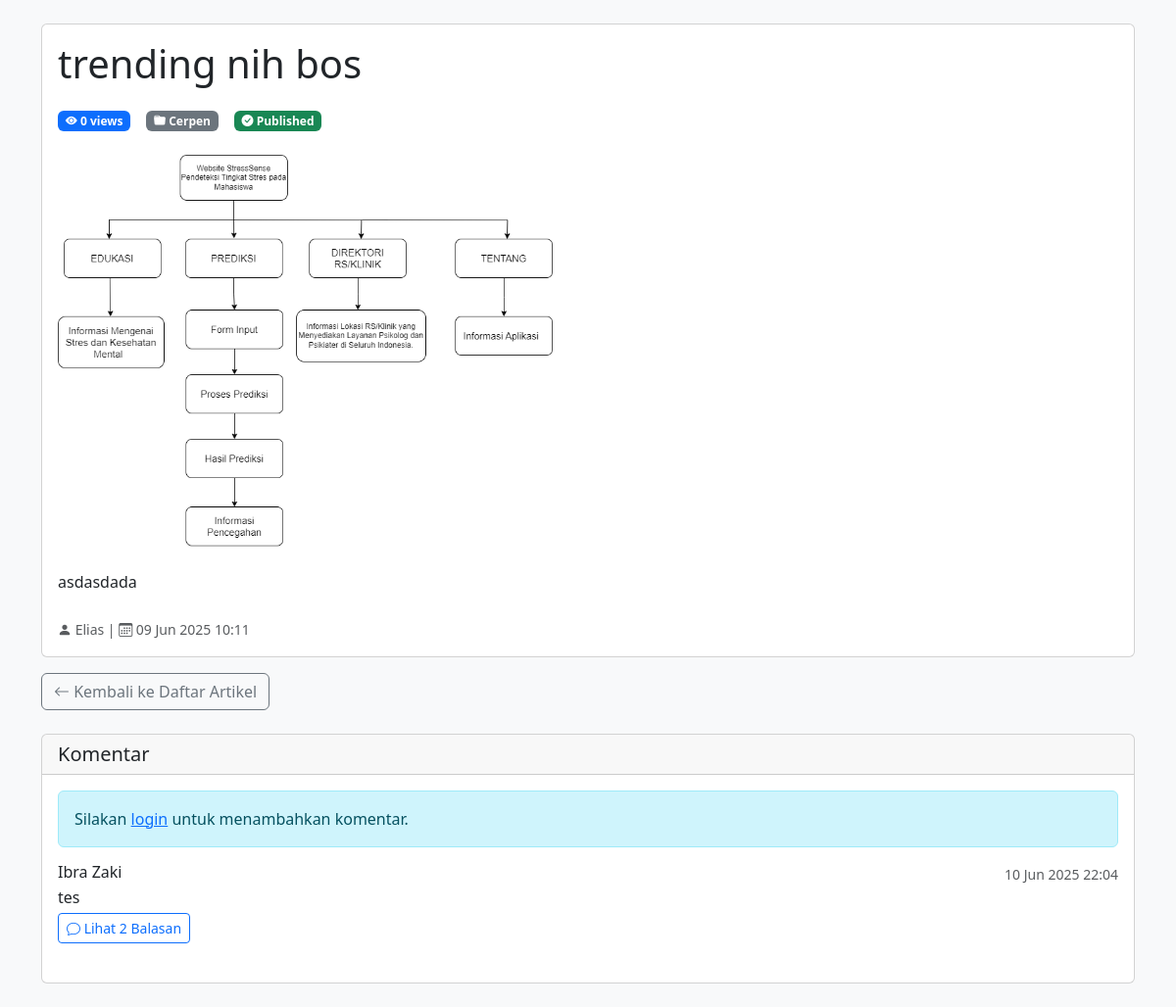
/bloging/view_detail.php?id=41 (signed in), run on the app's committed database.
### tables this page shows
CREATE TABLE IF NOT EXISTS `blogs` (
  `id` int NOT NULL AUTO_INCREMENT,
  `title` varchar(255) NOT NULL,
  `content` text NOT NULL,
  `image` varchar(255) DEFAULT NULL,
  `created_at` timestamp NULL DEFAULT CURRENT_TIMESTAMP,
  `category_id` int DEFAULT NULL,
  `author_id` int DEFAULT NULL,
  `author_type` enum('admin','user') DEFAULT NULL,
  `status` enum('draft','published') DEFAULT 'draft',
  `views` int NOT NULL DEFAULT '0',
  PRIMARY KEY (`id`)
);

CREATE TABLE IF NOT EXISTS `category` (
  `id` int NOT NULL AUTO_INCREMENT,
  `category` varchar(127) NOT NULL,
  `parent_id` int DEFAULT NULL,
  PRIMARY KEY (`id`),
  KEY `parent_id` (`parent_id`)
);

CREATE TABLE IF NOT EXISTS `comment` (
  `comment_id` int NOT NULL AUTO_INCREMENT,
  `comment` text NOT NULL,
  `user_id` int NOT NULL,
  `blog_id` int NOT NULL,
  `parent_id` int DEFAULT NULL,
  `status` enum('active','deleted') NOT NULL DEFAULT 'active',
  `created_at` datetime NOT NULL DEFAULT CURRENT_TIMESTAMP,
  `updated_at` datetime DEFAULT NULL ON UPDATE CURRENT_TIMESTAMP,
  PRIMARY KEY (`comment_id`),
  KEY `blog_id` (`blog_id`),
  KEY `user_id` (`user_id`),
  KEY `parent_id` (`parent_id`)
);

### bloging/view_detail.php (the view, shortened to what this page needs)
<?php
include 'config.php';
$id = intval($_GET['id']);
$stmt = $conn->prepare("
    SELECT b.*,
           c.category as category_name,
           CASE
               WHEN b.author_type = 'admin' THEN a.first_name
               ELSE u.fname
           END as author_name
    FROM blogs b
    LEFT JOIN category c ON b.category_id = c.id
    LEFT JOIN admin a ON b.author_type = 'admin' AND b.author_id = a.id
    LEFT JOIN users u ON b.author_type = 'user' AND b.author_id = u.id
    WHERE b.id = ?
");
$stmt->bind_param("i", $id);
$stmt->execute();
$result = $stmt->get_result();
$blog = $result->fetch_assoc();
?>
<!DOCTYPE html>
<html lang="id">
<head>
    <link href="https://cdn.jsdelivr.net/npm/bootstrap@5.3.0/dist/css/bootstrap.min.css" rel="stylesheet">
    <link href="https://cdn.jsdelivr.net/npm/bootstrap-icons@1.10.5/font/bootstrap-icons.css" rel="stylesheet">
</head>
<body class="bg-light">
    <div class="container py-4">
        <div class="card">
            <div class="card-body">
                <h1 class="card-title mb-4"><?= strip_tags($blog['title']) ?></h1>
                <div class="d-flex gap-3 mb-4">
                    <span class="badge bg-primary">
                        <i class="bi bi-eye-fill"></i> <?= number_format($blog['views']) ?> views
                    </span>
                    <span class="badge bg-secondary">
                        <i class="bi bi-folder-fill"></i> <?= htmlspecialchars($blog['category_name']) ?>
                    </span>
                    <span class="badge bg-<?= $blog['status'] === 'published' ? 'success' : 'warning' ?>">
                        <i class="bi bi-<?= $blog['status'] === 'published' ? 'check-circle' : 'clock' ?>-fill"></i>
                        <?= ucfirst($blog['status']) ?>
                    </span>
                </div>
                <?php if (!empty($blog['image'])): ?>
                    <img src="uploads/<?= htmlspecialchars($blog['image']) ?>" alt="Blog Thumbnail" class="img-fluid rounded mb-4" style="max-height: 400px; width: auto;">
                <?php endif; ?>
                <div class="blog-content mb-4">
                    <?= $blog['content'] ?>
                </div>
                <div class="text-muted">
                    <small>
                        <i class="bi bi-person-fill"></i> <?= htmlspecialchars($blog['author_name']) ?> |
                        <i class="bi bi-calendar3"></i> <?= date('d M Y H:i', strtotime($blog['created_at'])) ?>
                    </small>
                </div>
            </div>
        </div>
        <div class="mt-3">
            <a href="index.php" class="btn btn-outline-secondary">
                <i class="bi bi-arrow-left"></i> Kembali ke Daftar Artikel
            </a>
        </div>
        <div class="card mt-4">
            <div class="card-header">
                <h5 class="mb-0">Komentar</h5>
            </div>
            <div class="card-body">
                <?php if (isset($_SESSION['user_id']) || isset($_SESSION['admin_id'])): ?>
                    <form id="commentForm" class="mb-4">
                        <input type="hidden" name="blog_id" value="<?= $id ?>">
                        <div class="mb-3">
                            <textarea class="form-control" name="comment" rows="3" placeholder="Tulis komentar..." required></textarea>
                        </div>
                        <button type="submit" class="btn btn-primary">Kirim Komentar</button>
                    </form>
                <?php else: ?>
                    <div class="alert alert-info">
                        Silakan <a href="login.php">login</a> untuk menambahkan komentar.
                    </div>
                <?php endif; ?>
                <div id="commentsList">
                    <?php
                    $stmt = $conn->prepare("
                        SELECT c.*,
                               CASE WHEN a.id IS NOT NULL THEN a.first_name ELSE u.fname END as author_name,
                               (SELECT COUNT(*) FROM comment WHERE parent_id = c.comment_id AND status = 'active') as reply_count
                        FROM comment c
                        LEFT JOIN users u ON c.user_id = u.id
                        LEFT JOIN admin a ON c.user_id = a.id
                        WHERE c.blog_id = ? AND c.parent_id IS NULL AND c.status = 'active'
                        ORDER BY c.created_at DESC
                    ");
                    $stmt->bind_param("i", $id);
                    $stmt->execute();
                    $comments = $stmt->get_result();
                    while ($comment = $comments->fetch_assoc()):
                    ?>
                        <div class="comment mb-3" data-comment-id="<?= $comment['comment_id'] ?>">
                            <div class="d-flex">
                                <div class="flex-grow-1">
                                    <div class="d-flex justify-content-between align-items-center">
                                        <h6 class="mb-1"><?= htmlspecialchars($comment['author_name']) ?></h6>
                                        <small class="text-muted">
                                            <?= date('d M Y H:i', strtotime($comment['created_at'])) ?>
                                        </small>
                                    </div>
                                    <p class="mb-1"><?= nl2br(htmlspecialchars($comment['comment'])) ?></p>
                                    <div class="d-flex gap-2">
                                        <?php if ($comment['reply_count'] > 0): ?>
                                            <button class="btn btn-sm btn-outline-primary view-replies-btn">
                                                <i class="bi bi-chat"></i> Lihat <?= $comment['reply_count'] ?> Balasan
                                            </button>
                                        <?php endif; ?>
                                    </div>
                                </div>
                            </div>
                        </div>
                    <?php endwhile; ?>
                </div>
            </div>
        </div>
    </div>
</body>
</html>

### data on the page
blogs: title "trending nih bos", views "0", category.category "Cerpen", status "Published", image (picture), content "asdasdada", created_at "09 Jun 2025 10:11"
comment: author_name "Ibra Zaki", created_at "10 Jun 2025 22:04", comment "tes", reply_count "2"

### other printed values
$blog['author_name'] "Elias"
